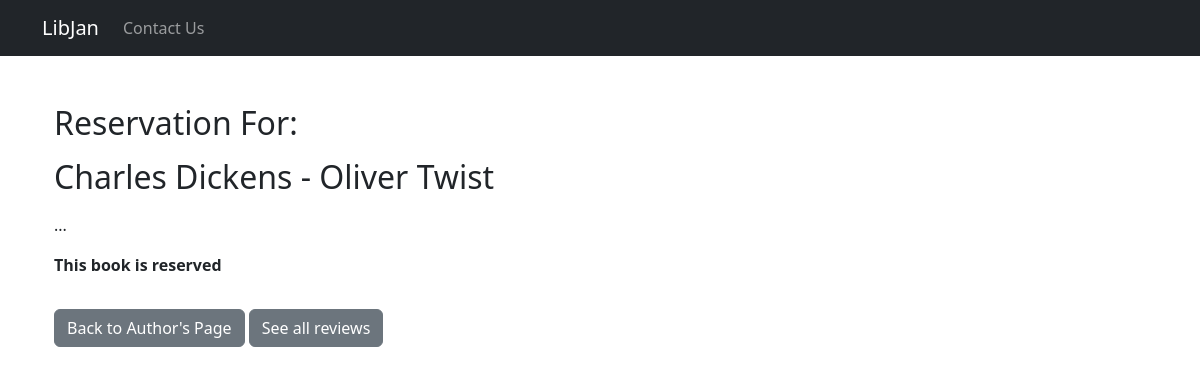
Page /author/1/Oliver Twist/ on the earlier database version.
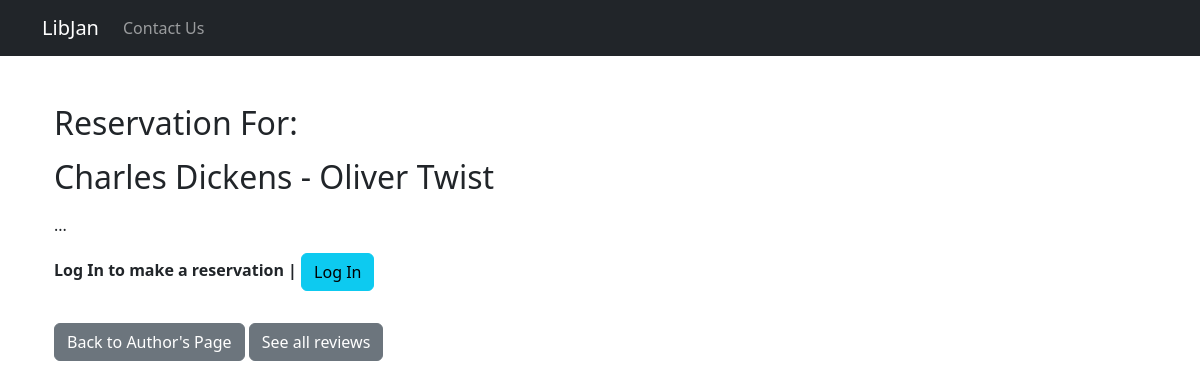
Same page on the later database version.
### books/views.py (the view)
# urls.py: path('author/<int:author_id>/<str:book_title>/', views.book_page, name='book_page'),
def book_page(request, author_id, book_title):
    book = get_object_or_404(Book, title=book_title)
    reservation = None
    if request.method == 'POST':
        client = get_object_or_404(Client, user=request.user)
        if 'confirm_booking' in request.POST:
            reservation = Reservation.objects.create(book=book, client=client,
                                                     expiration_date=timezone.now() + timezone.timedelta(days=30))
            reservation.save()
            book.is_available = False
            book.save()
            messages.add_message(request, messages.SUCCESS, 'Your book is reserved!')
        elif 'cancel_booking' in request.POST:
            reservation = Reservation.objects.get(book=book)
            reservation.delete()
            messages.add_message(request, messages.SUCCESS, 'Your have canceled your booking.')
        return HttpResponseRedirect(request.path)
    else:
        try:
            reservation = Reservation.objects.get(book=book)
        except Reservation.DoesNotExist:
            pass
    return render(request, 'books/book.html', {'book': book, 'reservation': reservation})

### books/models.py (called while the page is built)
    def __str__(self):
        return f"{self.name} {self.surname}"

### books/templates/books/book.html (shortened to what this page needs)
{% extends 'master.html' %}
{% block content %}
<div class="container mt-5">
    <h2 class="mb-3">Reservation For: </h2>
    <h2 class="mb-3">{{ book.author }} - {{ book.title }}</h2>
    <p class="mb-3">{{ book.description }}</p>
    <form method="post">
        {% if book.is_available %}
            {% if user.is_authenticated  %}
                <input type="hidden" name="confirm_booking">
                <button type="submit" class="btn btn-primary">Confirm Booking</button>
            {% else %}
                <p><strong>Log In to make a reservation | </strong><a href="{% url 'login' %}" class="btn btn-info">Log In</a></p>
            {% endif %}
        {% else %}
            {% if reservation.client.user.username == request.user.username %}
                <input type="hidden" name="cancel_booking">
                <button type="submit" class="btn btn-danger">Cancel Booking</button>
            {% else %}
                <p><strong>This book is reserved</strong></p>
            {% endif %}
        {% endif %}
    </form>
    <a href="{% url 'author_page' author_id=book.author.id %}" class="btn btn-secondary mt-3">Back to Author's Page</a>
    <a href="{% url 'book_reviews' author_id=book.author.id book_title=book.title %}" class="btn btn-secondary mt-3">See all reviews</a>
</div>
{% endblock %}

Differences in the rows shown:
changed Book "Oliver Twist": is_available False → True (drawn)
Other differences:
text no longer shown: "This book is reserved"
text now shown: "Log In to make a reservation | Log In"
